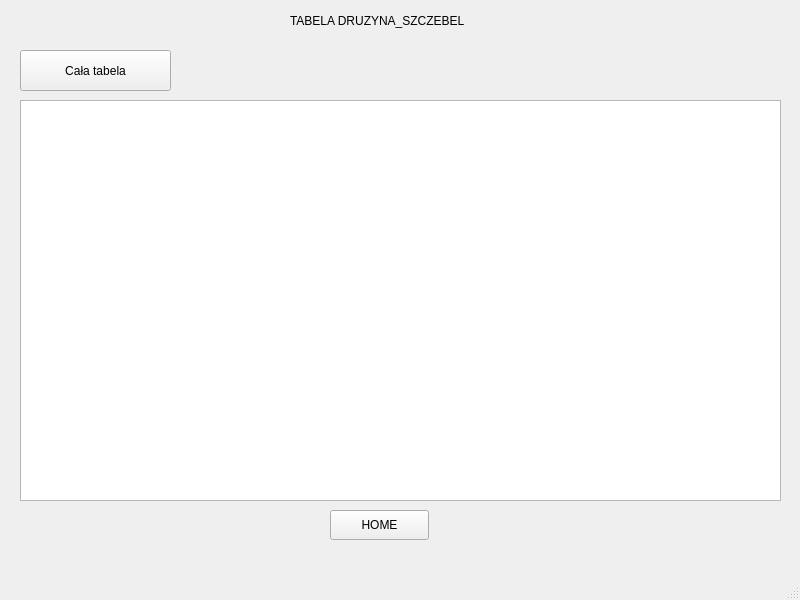
<?xml version="1.0" encoding="UTF-8"?>
<ui version="4.0">
 <class>MainWindow</class>
 <widget class="QMainWindow" name="MainWindow">
  <property name="geometry">
   <rect>
    <x>0</x>
    <y>0</y>
    <width>800</width>
    <height>600</height>
   </rect>
  </property>
  <property name="windowTitle">
   <string>MainWindow</string>
  </property>
  <widget class="QWidget" name="centralwidget">
   <widget class="QPushButton" name="pushButton_2">
    <property name="geometry">
     <rect>
      <x>330</x>
      <y>510</y>
      <width>99</width>
      <height>30</height>
     </rect>
    </property>
    <property name="text">
     <string>HOME</string>
    </property>
   </widget>
   <widget class="QLabel" name="label">
    <property name="geometry">
     <rect>
      <x>290</x>
      <y>10</y>
      <width>281</width>
      <height>21</height>
     </rect>
    </property>
    <property name="text">
     <string>TABELA DRUZYNA_SZCZEBEL</string>
    </property>
   </widget>
   <widget class="QPushButton" name="pushButton">
    <property name="geometry">
     <rect>
      <x>20</x>
      <y>50</y>
      <width>151</width>
      <height>41</height>
     </rect>
    </property>
    <property name="text">
     <string>Cała tabela</string>
    </property>
   </widget>
   <widget class="QTextBrowser" name="textBrowser">
    <property name="geometry">
     <rect>
      <x>20</x>
      <y>100</y>
      <width>761</width>
      <height>401</height>
     </rect>
    </property>
   </widget>
  </widget>
  <widget class="QMenuBar" name="menubar">
   <property name="geometry">
    <rect>
     <x>0</x>
     <y>0</y>
     <width>800</width>
     <height>22</height>
    </rect>
   </property>
  </widget>
  <widget class="QStatusBar" name="statusbar"/>
 </widget>
 <resources/>
 <connections/>
</ui>
